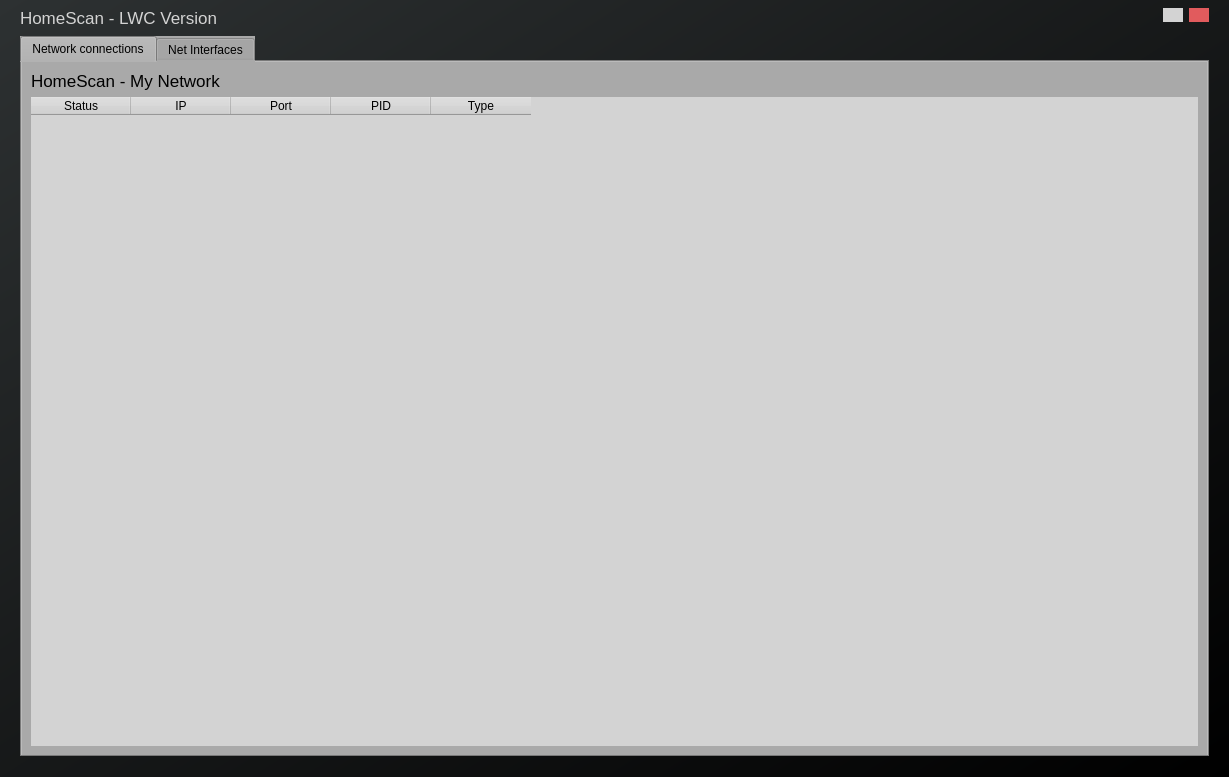
<?xml version="1.0" encoding="UTF-8"?>
<ui version="4.0">
 <class>MainWindow</class>
 <widget class="QMainWindow" name="MainWindow">
  <property name="geometry">
   <rect>
    <x>0</x>
    <y>0</y>
    <width>1229</width>
    <height>777</height>
   </rect>
  </property>
  <property name="windowTitle">
   <string>MainWindow</string>
  </property>
  <property name="styleSheet">
   <string notr="true"/>
  </property>
  <widget class="QWidget" name="centralwidget">
   <property name="styleSheet">
    <string notr="true">background-color: qlineargradient(spread:pad, x1:0, y1:0, x2:1, y2:1, stop:0 rgba(45, 49, 50, 255), stop:1 rgba(0, 0, 0, 255))</string>
   </property>
   <layout class="QVBoxLayout" name="verticalLayout">
    <property name="leftMargin">
     <number>20</number>
    </property>
    <property name="topMargin">
     <number>0</number>
    </property>
    <property name="rightMargin">
     <number>20</number>
    </property>
    <property name="bottomMargin">
     <number>20</number>
    </property>
    <item>
     <widget class="QFrame" name="frame_11">
      <property name="minimumSize">
       <size>
        <width>0</width>
        <height>30</height>
       </size>
      </property>
      <property name="maximumSize">
       <size>
        <width>16777215</width>
        <height>30</height>
       </size>
      </property>
      <property name="styleSheet">
       <string notr="true">border: none;
background: none;</string>
      </property>
      <property name="frameShape">
       <enum>QFrame::StyledPanel</enum>
      </property>
      <property name="frameShadow">
       <enum>QFrame::Raised</enum>
      </property>
      <layout class="QHBoxLayout" name="horizontalLayout_7">
       <property name="leftMargin">
        <number>0</number>
       </property>
       <property name="topMargin">
        <number>8</number>
       </property>
       <property name="rightMargin">
        <number>0</number>
       </property>
       <property name="bottomMargin">
        <number>0</number>
       </property>
       <item alignment="Qt::AlignTop">
        <widget class="QLabel" name="label_10">
         <property name="styleSheet">
          <string notr="true">border:none;background: none;
color:lightgray;
font-size:17px;</string>
         </property>
         <property name="text">
          <string>HomeScan - LWC Version</string>
         </property>
        </widget>
       </item>
       <item alignment="Qt::AlignTop">
        <widget class="QPushButton" name="pushButton_6">
         <property name="maximumSize">
          <size>
           <width>20</width>
           <height>16777215</height>
          </size>
         </property>
         <property name="styleSheet">
          <string notr="true">background-color: lightgray;
border: none;
top:0;border-radius: 0;</string>
         </property>
         <property name="text">
          <string/>
         </property>
         <property name="icon">
          <iconset>
           <normaloff>assets/minus.svg</normaloff>assets/minus.svg</iconset>
         </property>
        </widget>
       </item>
       <item alignment="Qt::AlignTop">
        <widget class="QPushButton" name="pushButton_5">
         <property name="maximumSize">
          <size>
           <width>20</width>
           <height>16777215</height>
          </size>
         </property>
         <property name="styleSheet">
          <string notr="true">background-color: rgb(225, 91, 93);
border: none;
top:0;border-radius: 0;
margin-top:0px;</string>
         </property>
         <property name="text">
          <string/>
         </property>
         <property name="icon">
          <iconset>
           <normaloff>assets/x.svg</normaloff>assets/x.svg</iconset>
         </property>
        </widget>
       </item>
      </layout>
     </widget>
    </item>
    <item>
     <widget class="QTabWidget" name="netconnections">
      <property name="styleSheet">
       <string notr="true">background: darkgrey;</string>
      </property>
      <property name="currentIndex">
       <number>0</number>
      </property>
      <widget class="QWidget" name="tab">
       <attribute name="title">
        <string>Network connections</string>
       </attribute>
       <layout class="QVBoxLayout" name="verticalLayout_3">
        <item>
         <widget class="QLabel" name="label_2">
          <property name="styleSheet">
           <string notr="true">border:none;background: none;
color:black;
font-size:17px;</string>
          </property>
          <property name="text">
           <string>HomeScan - My Network </string>
          </property>
         </widget>
        </item>
        <item>
         <widget class="QTableWidget" name="tableWidget">
          <property name="styleSheet">
           <string notr="true">background-color: lightgrey;
border: none;</string>
          </property>
          <property name="alternatingRowColors">
           <bool>false</bool>
          </property>
          <property name="sortingEnabled">
           <bool>true</bool>
          </property>
          <column>
           <property name="text">
            <string>Status</string>
           </property>
          </column>
          <column>
           <property name="text">
            <string>IP</string>
           </property>
          </column>
          <column>
           <property name="text">
            <string>Port</string>
           </property>
          </column>
          <column>
           <property name="text">
            <string>PID</string>
           </property>
          </column>
          <column>
           <property name="text">
            <string>Type</string>
           </property>
          </column>
         </widget>
        </item>
       </layout>
      </widget>
      <widget class="QWidget" name="tab_2">
       <attribute name="title">
        <string>Net Interfaces</string>
       </attribute>
       <layout class="QVBoxLayout" name="verticalLayout_2">
        <item>
         <widget class="QLabel" name="label_3">
          <property name="styleSheet">
           <string notr="true">border:none;background: none;
color:black;
font-size:17px;</string>
          </property>
          <property name="text">
           <string>TextLabel</string>
          </property>
         </widget>
        </item>
        <item>
         <widget class="QTableWidget" name="tableWidget_2">
          <property name="styleSheet">
           <string notr="true">background-color: lightgrey;
border: none;</string>
          </property>
          <column>
           <property name="text">
            <string>Name</string>
           </property>
          </column>
          <column>
           <property name="text">
            <string>Active</string>
           </property>
          </column>
          <column>
           <property name="text">
            <string>Speed</string>
           </property>
          </column>
          <column>
           <property name="text">
            <string>MTU</string>
           </property>
          </column>
          <column>
           <property name="text">
            <string>Duplex</string>
           </property>
          </column>
         </widget>
        </item>
       </layout>
      </widget>
     </widget>
    </item>
   </layout>
  </widget>
 </widget>
 <resources/>
 <connections/>
</ui>
